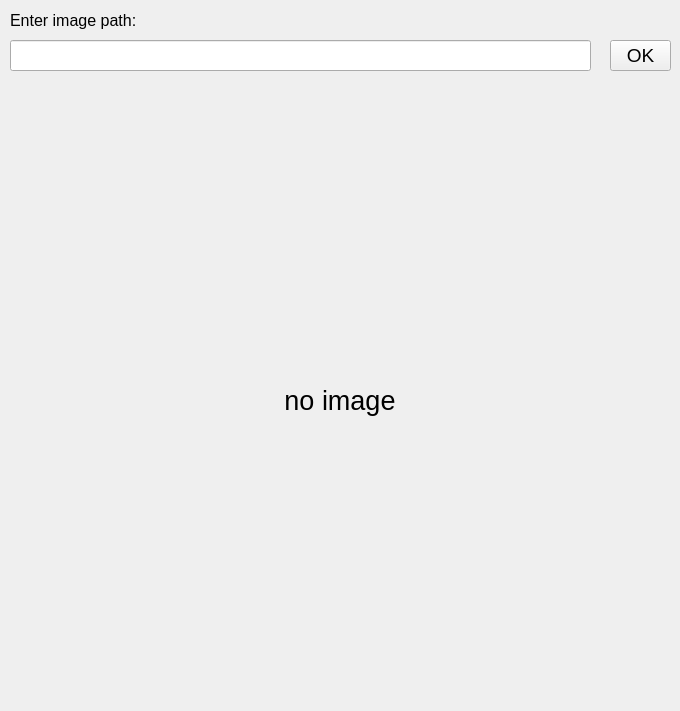
<?xml version="1.0" encoding="UTF-8"?>
<ui version="4.0">
 <class>Widget</class>
 <widget class="QWidget" name="Widget">
  <property name="enabled">
   <bool>true</bool>
  </property>
  <property name="geometry">
   <rect>
    <x>0</x>
    <y>0</y>
    <width>680</width>
    <height>711</height>
   </rect>
  </property>
  <property name="sizePolicy">
   <sizepolicy hsizetype="Fixed" vsizetype="Fixed">
    <horstretch>0</horstretch>
    <verstretch>0</verstretch>
   </sizepolicy>
  </property>
  <property name="minimumSize">
   <size>
    <width>680</width>
    <height>680</height>
   </size>
  </property>
  <property name="maximumSize">
   <size>
    <width>800</width>
    <height>800</height>
   </size>
  </property>
  <property name="acceptDrops">
   <bool>false</bool>
  </property>
  <property name="windowTitle">
   <string>fft-ifft-2d</string>
  </property>
  <widget class="QPushButton" name="enter_ok">
   <property name="geometry">
    <rect>
     <x>610</x>
     <y>40</y>
     <width>61</width>
     <height>31</height>
    </rect>
   </property>
   <property name="font">
    <font>
     <pointsize>14</pointsize>
    </font>
   </property>
   <property name="text">
    <string>OK</string>
   </property>
  </widget>
  <widget class="QLabel" name="raw_image">
   <property name="geometry">
    <rect>
     <x>40</x>
     <y>100</y>
     <width>600</width>
     <height>600</height>
    </rect>
   </property>
   <property name="minimumSize">
    <size>
     <width>600</width>
     <height>600</height>
    </size>
   </property>
   <property name="maximumSize">
    <size>
     <width>600</width>
     <height>600</height>
    </size>
   </property>
   <property name="font">
    <font>
     <pointsize>20</pointsize>
    </font>
   </property>
   <property name="text">
    <string>no image</string>
   </property>
   <property name="alignment">
    <set>Qt::AlignCenter</set>
   </property>
  </widget>
  <widget class="QLabel" name="enter_prompt">
   <property name="geometry">
    <rect>
     <x>10</x>
     <y>10</y>
     <width>261</width>
     <height>20</height>
    </rect>
   </property>
   <property name="font">
    <font>
     <pointsize>12</pointsize>
    </font>
   </property>
   <property name="text">
    <string>Enter image path:</string>
   </property>
  </widget>
  <widget class="QLineEdit" name="file_path">
   <property name="geometry">
    <rect>
     <x>10</x>
     <y>40</y>
     <width>581</width>
     <height>31</height>
    </rect>
   </property>
   <property name="font">
    <font>
     <pointsize>14</pointsize>
    </font>
   </property>
   <property name="text">
    <string/>
   </property>
   <property name="clearButtonEnabled">
    <bool>true</bool>
   </property>
  </widget>
 </widget>
 <resources/>
 <connections/>
</ui>
